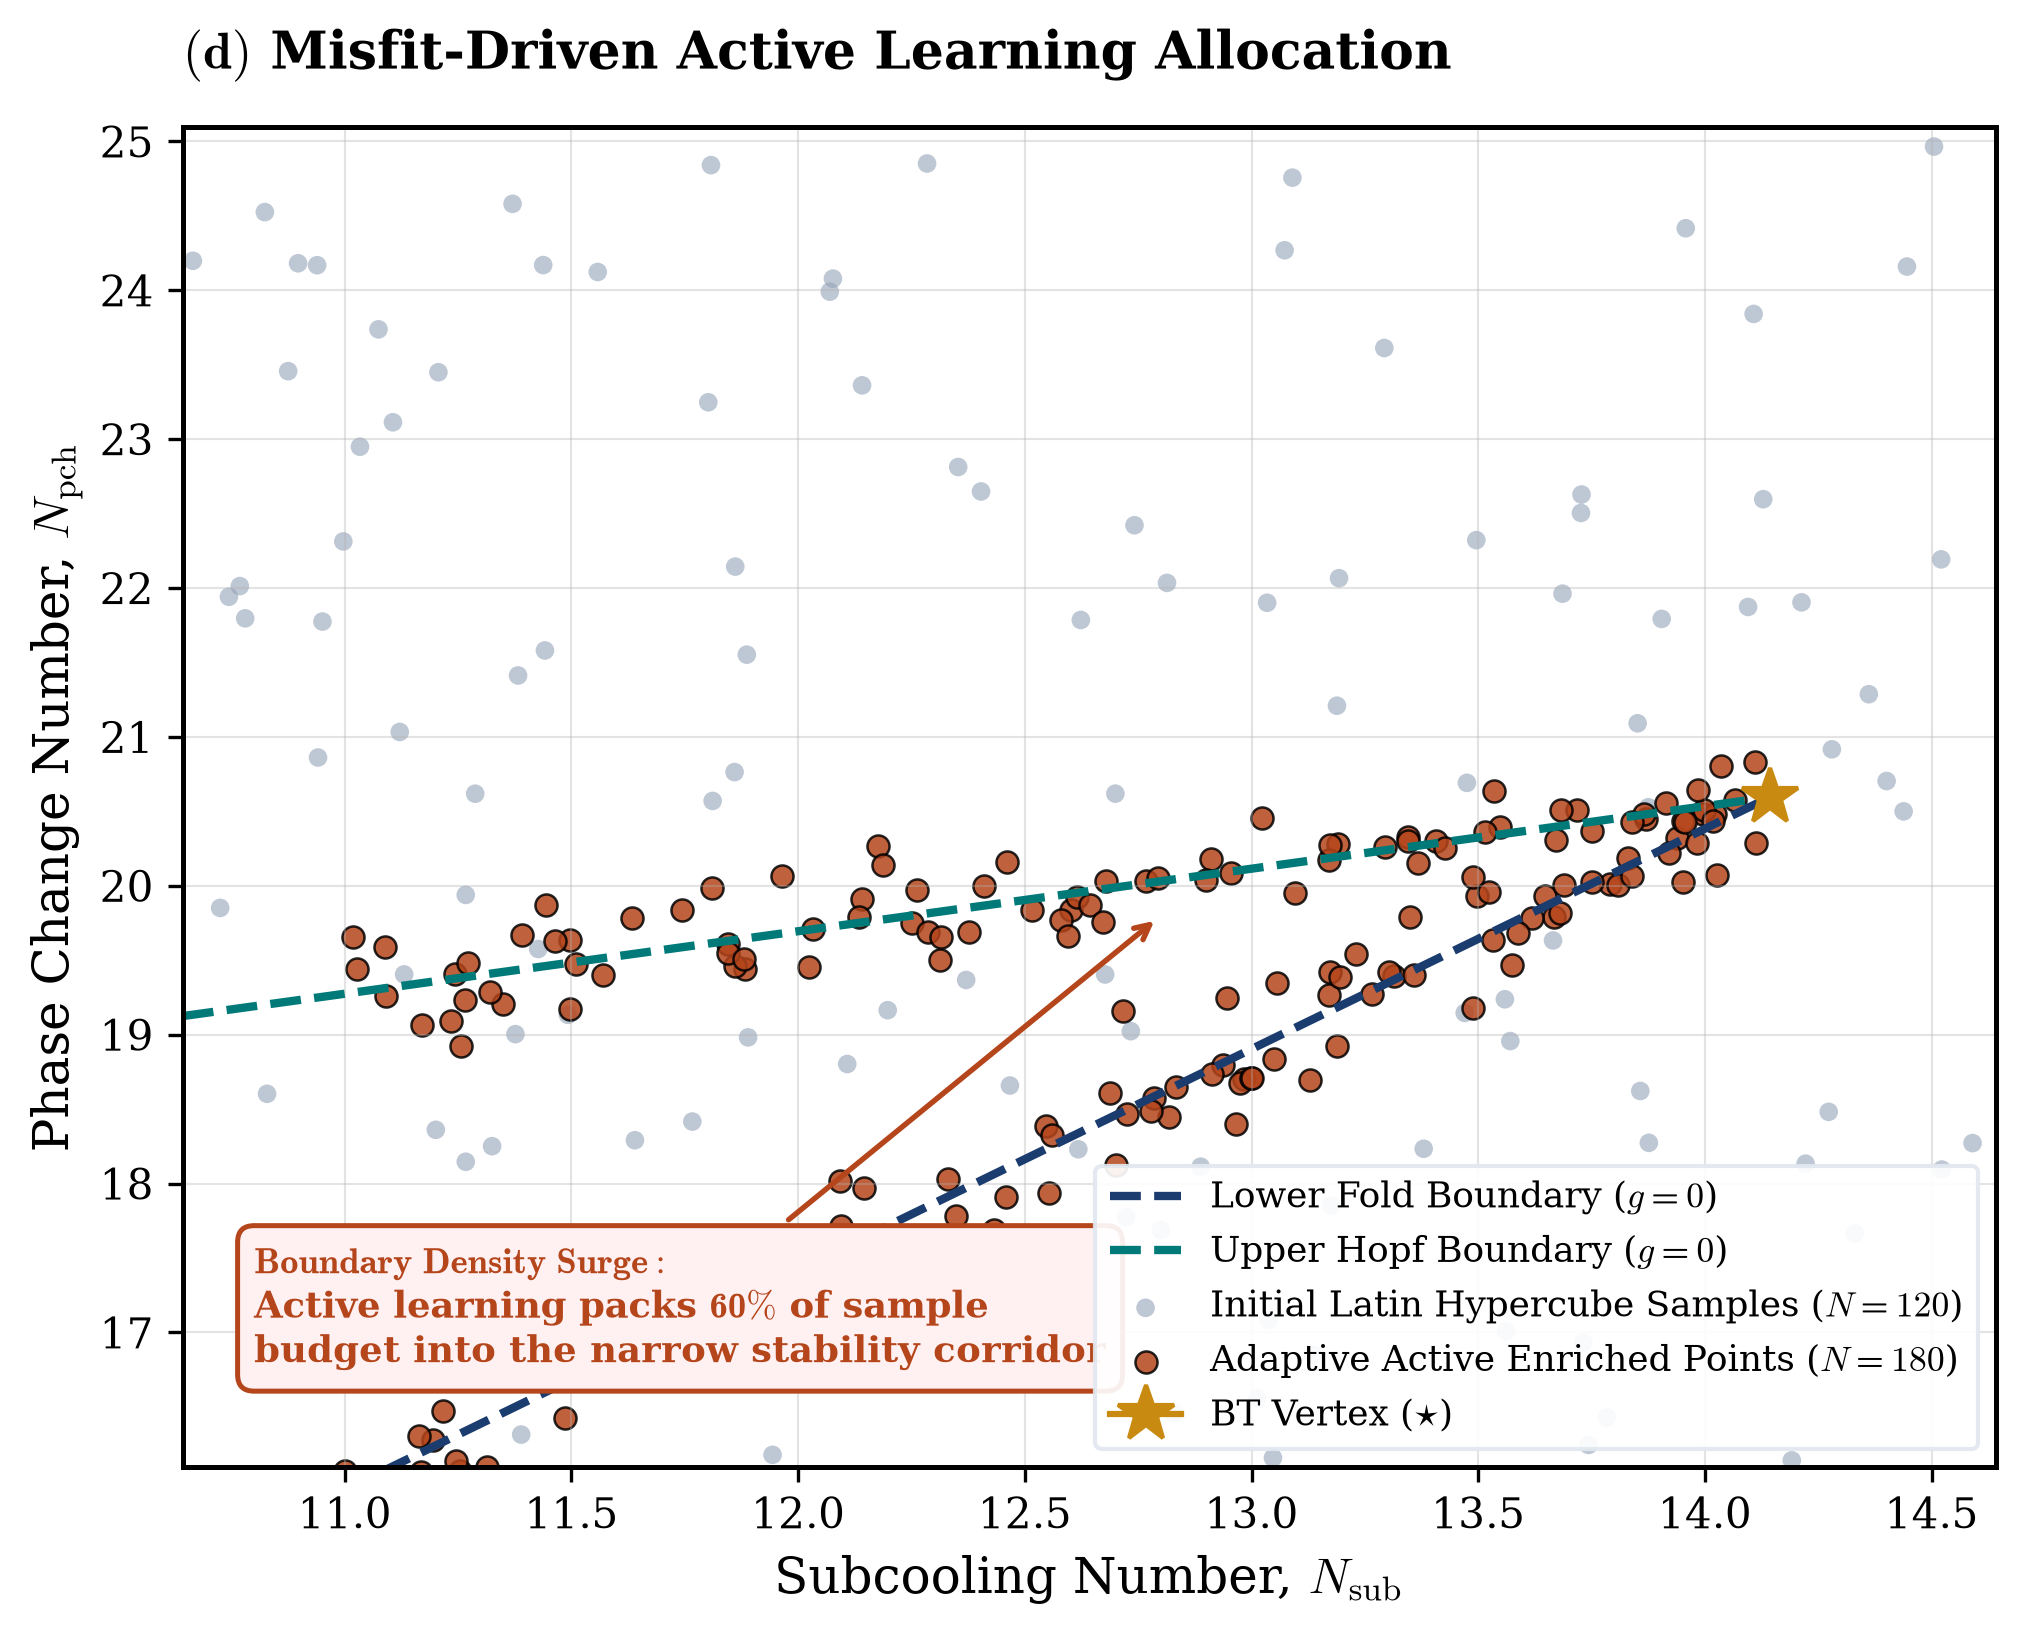

Write Python code to recreate this figure.
"""Panel (d): Misfit-Driven Adaptive Active Learning Allocation
Shows adaptive sampling concentrating points along high-uncertainty boundary corridors.
"""
import os
import matplotlib.pyplot as plt
import numpy as np

output_dir = os.path.dirname(os.path.abspath(__file__))
os.makedirs(output_dir, exist_ok=True)

# Publication Typography
plt.rcParams.update({
    "font.family": "serif",
    "font.size": 11,
    "axes.labelsize": 12,
    "axes.titlesize": 12.5,
    "xtick.labelsize": 10,
    "ytick.labelsize": 10,
    "legend.fontsize": 9.2,
    "axes.linewidth": 1.2,
    "grid.linewidth": 0.5,
    "grid.alpha": 0.35,
    "mathtext.fontset": "cm",
})

NAVY = "#1a3c6e"
CRIMSON = "#b5451b"
TEAL = "#007a78"
GOLD = "#c88a10"

NSUB_BT = 14.1428
NPCH_BT = 20.5948

np.random.seed(42)
# Initial uniform LHS samples
N_init = 120
nsub_init = np.random.uniform(NSUB_BT - 3.5, NSUB_BT + 0.5, N_init)
npch_init = np.random.uniform(NPCH_BT - 4.5, NPCH_BT + 4.5, N_init)

# Active learning enriched samples (concentrated along fold and hopf lines)
N_adapt = 180
nsub_adapt = np.random.uniform(NSUB_BT - 3.2, NSUB_BT, N_adapt)
d_adapt = NSUB_BT - nsub_adapt
branch_choice = np.random.choice([0, 1], size=N_adapt)
npch_adapt = np.where(branch_choice == 0,
                      NPCH_BT - 1.48 * d_adapt + np.random.normal(0, 0.22, N_adapt),
                      NPCH_BT - 0.42 * d_adapt + np.random.normal(0, 0.22, N_adapt))

fig, ax = plt.subplots(figsize=(7.8, 5.8), dpi=300)
ax.set_title(r"$\mathbf{(d)}$ Misfit-Driven Active Learning Allocation", pad=14, loc="left", fontweight="bold")

# Ground truth boundary lines
ns_curve = np.linspace(NSUB_BT - 3.5, NSUB_BT, 300)
d_c = NSUB_BT - ns_curve
ax.plot(ns_curve, NPCH_BT - 1.48 * d_c, color=NAVY, lw=2.0, ls="--", label=r"Lower Fold Boundary ($g = 0$)")
ax.plot(ns_curve, NPCH_BT - 0.42 * d_c, color=TEAL, lw=2.0, ls="--", label=r"Upper Hopf Boundary ($g = 0$)")

# Points
ax.scatter(nsub_init, npch_init, s=20, color="#94a3b8", alpha=0.6, edgecolors="none", label=r"Initial Latin Hypercube Samples ($N = 120$)")
ax.scatter(nsub_adapt, npch_adapt, s=28, color=CRIMSON, alpha=0.85, edgecolors="black", lw=0.6, label=r"Adaptive Active Enriched Points ($N = 180$)")
ax.plot([NSUB_BT], [NPCH_BT], marker="*", color=GOLD, ms=14, zorder=6, label=r"BT Vertex ($\star$)")

ax.annotate(r"$\mathbf{Boundary \; Density \; Surge:}$" + "\n" + 
            r"Active learning packs $\mathbf{60\%}$ of sample" + "\n" + 
            r"budget into the narrow stability corridor",
            xy=(12.8, 19.8), xytext=(10.8, 16.8),
            fontsize=8.8, color=CRIMSON, fontweight="bold",
            bbox=dict(boxstyle="round,pad=0.45", fc="#fff1f2", ec=CRIMSON, lw=1.2),
            arrowprops=dict(arrowstyle="->", color=CRIMSON, lw=1.3))

ax.set_xlabel(r"Subcooling Number, $N_{\mathrm{sub}}$")
ax.set_ylabel(r"Phase Change Number, $N_{\mathrm{pch}}$")
ax.set_xlim(NSUB_BT - 3.5, NSUB_BT + 0.5)
ax.set_ylim(NPCH_BT - 4.5, NPCH_BT + 4.5)
ax.grid(True)
ax.legend(loc="lower right", frameon=True, framealpha=0.92, facecolor="white", edgecolor="#e2e8f0", fontsize=8.6)

out_file = os.path.join(output_dir, "panel_d_active_learning_sampling.png")
plt.savefig(out_file, dpi=300, bbox_inches="tight")
print("Saved Panel (d) to:", out_file)
